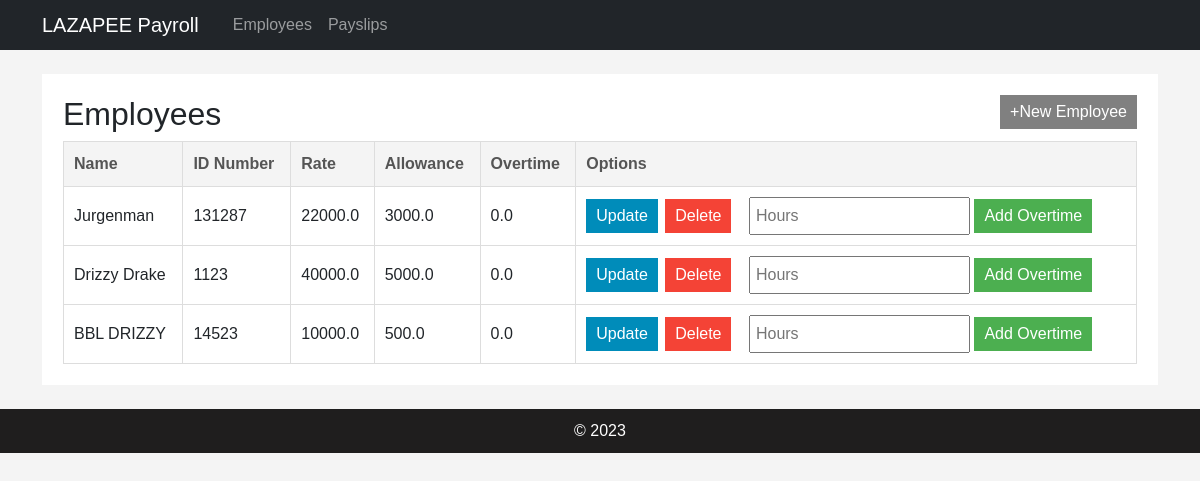
The page / on the database its author committed.
### payroll_app_v1/models.py (models this page shows, shortened)
class Employee(models.Model):
    name = models.CharField(max_length=255)
    id_number = models.CharField(max_length=100)
    rate = models.FloatField()
    overtime_pay = models.FloatField(null=True, blank=True)
    allowance = models.FloatField(null=True, blank=True)

### payroll_app_v1/views.py (the view)
# urls.py: path('',views.view_employees,name='view_employees'),
def view_employees(request):
    employee_objects = Employee.objects.all()
    return render(request, 'payroll_app/employee_list.html', {'employees':employee_objects})

### payroll_app_v1/templates/payroll_app/employee_list.html (shortened to what this page needs)
{% extends "payroll_app/base.html" %}
{% block content %}
    <div class="table-container">
        <h2 style="float: left;">Employees</h2>
        <button class="button gray" onclick="location.href='{% url 'create_employee' %}';">+New Employee</button>
        <table>
            <tr>
                <th>Name</th>
                <th>ID Number</th>
                <th>Rate</th>
                <th>Allowance</th>
                <th>Overtime</th>
                <th>Options</th>
            </tr>
            <tbody>
                {% for i in employees %}
            <tr>
                <td>{{ i.name }}</td>
                <td>{{ i.id_number }}</td>
                <td>{{ i.rate }}</td>
                <td>{{ i.allowance }}</td>
                <td>{{ i.overtime_pay }}</td>
                <td>
                    <form action="{% url 'update_employee' i.id %}" method="post">
                        <button type="submit" class="button blue">Update</button>
                    </form>
                    <form action="{% url 'delete_employee' i.id %}" method="post">
                        <button type="submit" class="button red">Delete</button>
                    </form>
                    <form action="{% url 'add_overtime' %}" method="post">
                        <input type="text" name="overtime_hours" placeholder="Hours">
                        <button type="submit" class="button green">Add Overtime</button>
                    </form>
                </td>
            </tr>
            {% endfor %}
        </tbody>
        </table>
    </div>
</body>
</html>
{% endblock %}

### payroll_app_v1/templates/payroll_app/base.html (shortened to what this page needs)
<!DOCTYPE html>
<html lang="en">
  <head>
    <link
      rel="stylesheet"
      href="https://cdn.jsdelivr.net/npm/bootstrap@5.1.3/dist/css/bootstrap.min.css"
    />
    <link href="https://cdn.jsdelivr.net/npm/bootstrap@5.1.3/dist/css/bootstrap.min.css" rel="stylesheet">
  </head>
  <body>
    <nav class="navbar navbar-expand-lg navbar-dark bg-dark">
      <div class="container-fluid">
        <a class="navbar-brand" href="{% url 'view_employees' %}">LAZAPEE Payroll</a>
        <div class="collapse navbar-collapse" id="navbarNav">
          <ul class="navbar-nav">
            <li class="nav-item">
              <a class="nav-link" href="{% url 'view_employees' %}">Employees</a>
            </li>
            <li class="nav-item">
              <a class="nav-link" href="{% url 'create_payslip' %}">Payslips</a>
            </li>
          </ul>
        </div>
      </div>
    </nav>
    <div class="container my-4">
      {% block content %}
      {% endblock %}
    <footer class="footer">
      &copy; 2023
    </footer>
  </body>
</html>

### payroll_app_v1/templates/payroll_app/base.html (style rules this page uses)
body { font-family: Arial, sans-serif; background: #f4f4f4; }
.navbar { background: #333; color: #fff; padding: 10px 20px; text-align: center; }
.navbar a { color: #fff; padding: 0 10px; text-decoration: none; }
.footer { text-align: center; padding: 10px 0; margin-top: 20px; background: #1f1e1e; color: white; }

### payroll_app_v1/templates/payroll_app/employee_list.html (style rules this page uses)
table { width: 100%; border-collapse: collapse; }
th, td { padding: 10px; border: 1px solid #ddd; text-align: left; }
th { background: #f4f4f4; color: #555; }
.button { padding: 5px 10px; color: white; border: none; cursor: pointer; }
.green { background-color: #4CAF50; }
.blue { background-color: #008CBA; }
.red { background-color: #f44336; }
.gray { background-color: #808080; float: right; }
input[type="text"] { padding: 5px; margin-left: 10px; }
.table-container { margin-top: 20px; border: 1px solid #ffffff; padding: 20px; background-color: #ffffff; }
form { display: inline; margin-right: 3px; }

### rows shown on the page
Employee: name "Jurgenman", id_number "131287", rate "22000.0", allowance "3000.0", overtime_pay "0.0"
Employee: name "Drizzy Drake", id_number "1123", rate "40000.0", allowance "5000.0", overtime_pay "0.0"
Employee: name "BBL DRIZZY", id_number "14523", rate "10000.0", allowance "500.0", overtime_pay "0.0"
